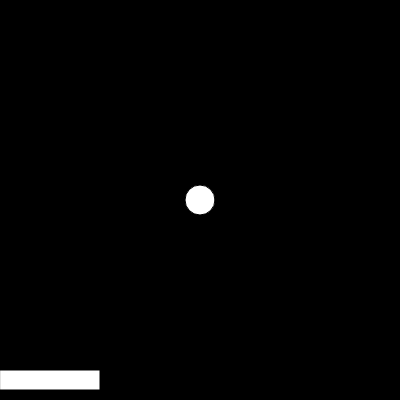
Frame 1 (no input)
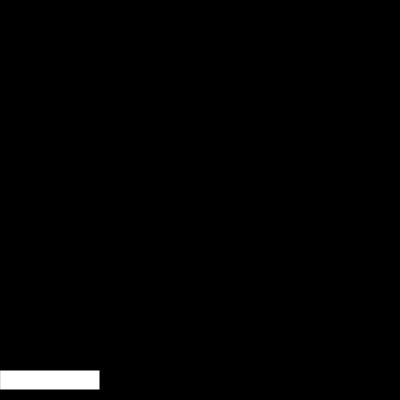
Frame 60 (no input)
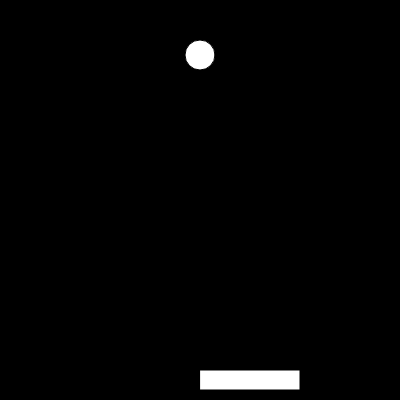
Frame 120 (the mouse pressed at the canvas centre since frame 60)

The p5.js sketch that drew these frames (run headless with seeded random() and noise() and a simulated clock; from frame 60 on, the mouse is pressed at the canvas centre):

// p5.js sketch
// ── sketch.js
var bx = 200;
var by = 200;
catx = 300;
caty = 100;
function setup() {
  createCanvas(400, 400);
}

function draw() {
  background(0, 0, 0);
  rect(mouseX, 370, 100, 20);
  ellipse(bx, by, 30, 30);
  by = by - 5;
}

function mousePressed() {
  bx=mouseX
by=350
}
